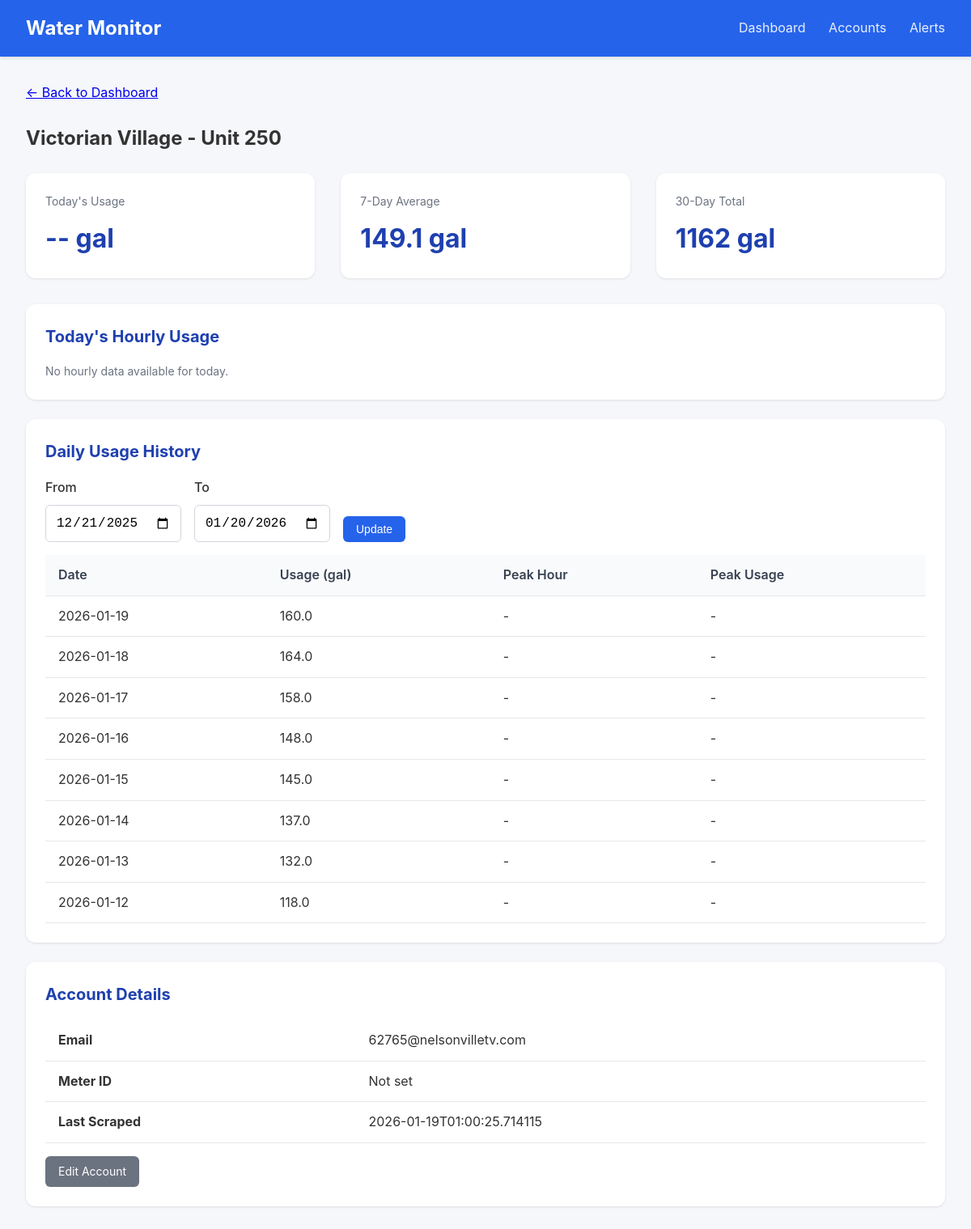
Page /meter/1 on the earlier database version.
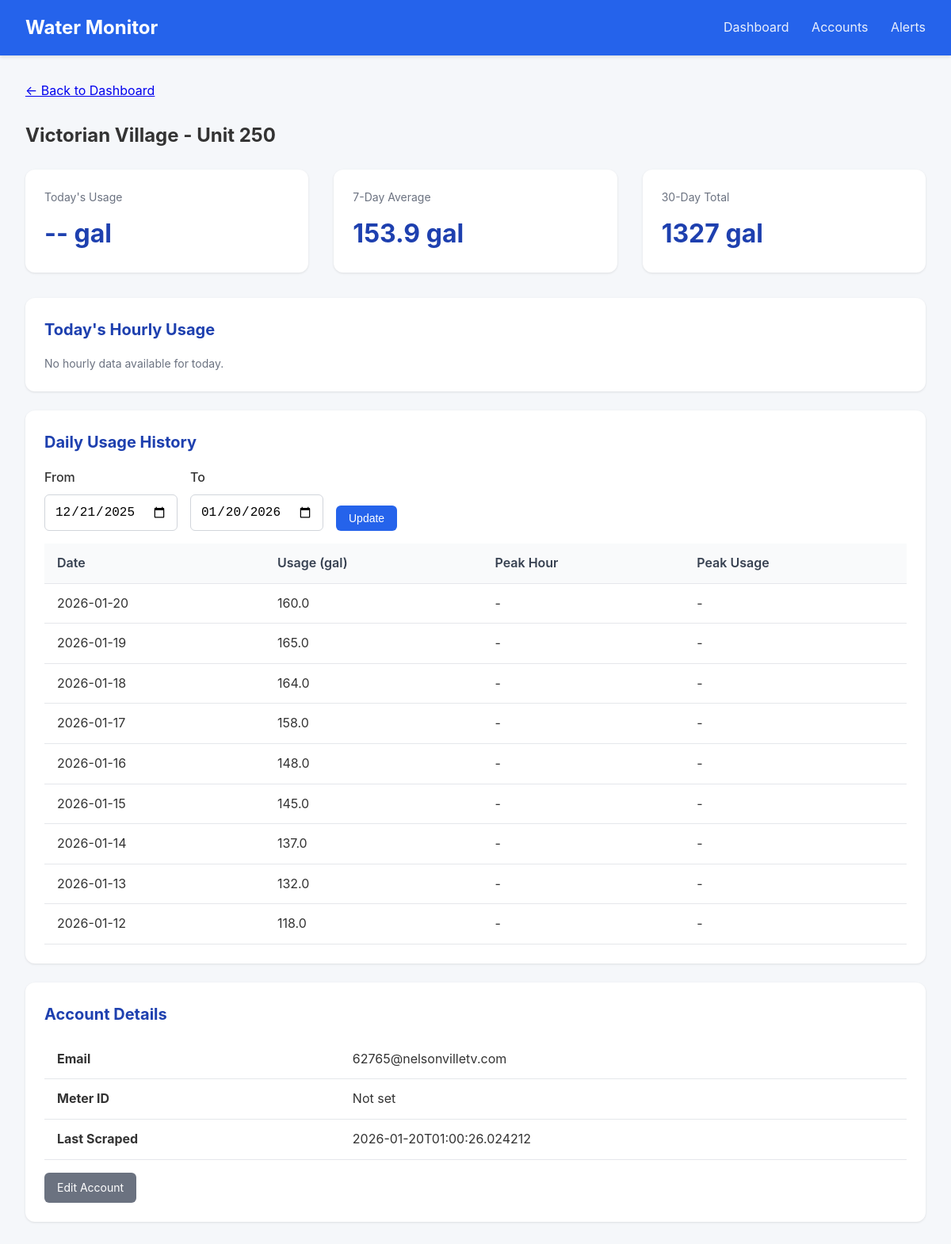
Same page on the later database version.
### tables this page shows
CREATE TABLE accounts (
                id INTEGER PRIMARY KEY AUTOINCREMENT,
                email TEXT UNIQUE NOT NULL,
                password_encrypted TEXT NOT NULL,
                meter_id TEXT,
                account_number TEXT,
                address TEXT,
                building_name TEXT,
                unit_number TEXT,
                is_active INTEGER DEFAULT 1,
                last_scraped TIMESTAMP,
                created_at TIMESTAMP DEFAULT CURRENT_TIMESTAMP
            , avg_12mo REAL, monthly_usage REAL, unit_count INTEGER DEFAULT 1, leak_alerts INTEGER DEFAULT 1, min_overage_pct INTEGER DEFAULT 10);

CREATE TABLE daily_summaries (
                id INTEGER PRIMARY KEY AUTOINCREMENT,
                account_id INTEGER NOT NULL,
                reading_date DATE NOT NULL,
                total_usage_gallons REAL,
                peak_hour INTEGER,
                peak_usage_gallons REAL,
                created_at TIMESTAMP DEFAULT CURRENT_TIMESTAMP,
                FOREIGN KEY (account_id) REFERENCES accounts(id),
                UNIQUE(account_id, reading_date)
            );

### app.py (the view)
@app.route('/meter/<int:account_id>')
def meter_detail(account_id):
    account = db.get_account(account_id)
    if not account:
        flash('Meter not found', 'error')
        return redirect(url_for('dashboard'))
    end_date = date.today()
    start_date = end_date - timedelta(days=30)
    if request.args.get('start_date'):
        start_date = datetime.strptime(request.args.get('start_date'), '%Y-%m-%d').date()
    if request.args.get('end_date'):
        end_date = datetime.strptime(request.args.get('end_date'), '%Y-%m-%d').date()
    daily_data = db.get_daily_summaries(account_id, start_date, end_date)
    hourly_data = db.get_hourly_readings(account_id, date.today())
    return render_template('meter_detail.html',
                           account=account,
                           daily_data=daily_data,
                           hourly_data=hourly_data,
                           start_date=start_date,
                           end_date=end_date)

### database.py (called while the page is built)
@contextmanager
def get_db():
    conn = sqlite3.connect(config.DATABASE_PATH)
    conn.row_factory = sqlite3.Row
    try:
        yield conn
        conn.commit()
    finally:
        conn.close()

def get_account(account_id: int) -> Optional[dict]:
    with get_db() as conn:
        cursor = conn.cursor()
        cursor.execute('SELECT * FROM accounts WHERE id = ?', (account_id,))
        row = cursor.fetchone()
        if row:
            return dict(row)
    return None

def get_hourly_readings(account_id: int, reading_date: date) -> list:
    with get_db() as conn:
        cursor = conn.cursor()
        cursor.execute('''
            SELECT * FROM hourly_readings
            WHERE account_id = ? AND reading_date = ?
            ORDER BY hour
        ''', (account_id, reading_date))
        return [dict(row) for row in cursor.fetchall()]

def get_daily_summaries(account_id: int, start_date: date = None, end_date: date = None) -> list:
    with get_db() as conn:
        cursor = conn.cursor()
        query = 'SELECT * FROM daily_summaries WHERE account_id = ?'
        params = [account_id]
        if start_date:
            query += ' AND reading_date >= ?'
            params.append(start_date)
        if end_date:
            query += ' AND reading_date <= ?'
            params.append(end_date)
        query += ' ORDER BY reading_date DESC'
        cursor.execute(query, params)
        return [dict(row) for row in cursor.fetchall()]

### templates/meter_detail.html (shortened to what this page needs)
{% extends "base.html" %}
{% block content %}
<div style="margin-bottom: 1.5rem;">
    <a href="{{ url_for('dashboard') }}">&larr; Back to Dashboard</a>
</div>
<h2 style="margin-bottom: 1.5rem;">
    {{ account.building_name or 'Unknown Building' }} - Unit {{ account.unit_number or 'N/A' }}
</h2>
<div class="stats">
    <div class="stat-card">
        <div class="label">Today's Usage</div>
        <div class="value">
            {% if daily_data and daily_data[0].reading_date == today %}
                {{ "%.1f"|format(daily_data[0].total_usage_gallons or 0) }} gal
            {% else %}
                -- gal
            {% endif %}
        </div>
    </div>
    <div class="stat-card">
        <div class="label">7-Day Average</div>
        <div class="value">
            {% set week_total = daily_data[:7]|sum(attribute='total_usage_gallons') %}
            {{ "%.1f"|format(week_total / 7) if daily_data else '--' }} gal
        </div>
    </div>
    <div class="stat-card">
        <div class="label">30-Day Total</div>
        <div class="value">
            {% set month_total = daily_data|sum(attribute='total_usage_gallons') %}
            {{ "%.0f"|format(month_total) if daily_data else '--' }} gal
        </div>
    </div>
</div>
<div class="card">
    <h2>Today's Hourly Usage</h2>
    {% if hourly_data %}
    <div style="display: flex; align-items: flex-end; height: 200px; gap: 4px; padding: 1rem 0;">
        {% set max_hourly = hourly_data|map(attribute='usage_gallons')|max or 1 %}
        {% for hour in hourly_data %}
        <div style="flex: 1; display: flex; flex-direction: column; align-items: center;">
            <div style="background: #2563eb; width: 100%;
                        height: {{ (hour.usage_gallons or 0) / max_hourly * 150 }}px;
                        border-radius: 4px 4px 0 0;"></div>
            <div style="font-size: 0.7rem; color: #6b7280; margin-top: 4px;">{{ hour.hour }}</div>
        </div>
        {% endfor %}
    </div>
    <p class="text-muted">Hours (0-23)</p>
    {% else %}
    <p class="text-muted">No hourly data available for today.</p>
    {% endif %}
</div>
<div class="card">
    <h2>Daily Usage History</h2>
    <form method="GET" style="display: flex; gap: 1rem; margin-bottom: 1rem;">
        <div class="form-group" style="margin-bottom: 0;">
            <label for="start_date">From</label>
            <input type="date" id="start_date" name="start_date" value="{{ start_date }}">
        </div>
        <div class="form-group" style="margin-bottom: 0;">
            <label for="end_date">To</label>
            <input type="date" id="end_date" name="end_date" value="{{ end_date }}">
        </div>
        <div class="form-group" style="margin-bottom: 0; display: flex; align-items: flex-end;">
            <button type="submit" class="btn btn-primary">Update</button>
        </div>
    </form>
    {% if daily_data %}
    <table>
        <thead>
            <tr>
                <th>Date</th>
                <th>Usage (gal)</th>
                <th>Peak Hour</th>
                <th>Peak Usage</th>
            </tr>
        </thead>
        <tbody>
            {% for day in daily_data %}
            <tr>
                <td>{{ day.reading_date }}</td>
                <td>{{ "%.1f"|format(day.total_usage_gallons or 0) }}</td>
                <td>{{ day.peak_hour if day.peak_hour is not none else '-' }}{% if day.peak_hour is not none %}:00{% endif %}</td>
                <td>{{ "%.1f"|format(day.peak_usage_gallons or 0) if day.peak_usage_gallons else '-' }}</td>
            </tr>
            {% endfor %}
        </tbody>
    </table>
    {% else %}
    <p class="text-muted">No usage data available for this period.</p>
    {% endif %}
</div>
<div class="card">
    <h2>Account Details</h2>
    <table>
        <tr><td><strong>Email</strong></td><td>{{ account.email }}</td></tr>
        <tr><td><strong>Meter ID</strong></td><td>{{ account.meter_id or 'Not set' }}</td></tr>
        <tr><td><strong>Last Scraped</strong></td><td>{{ account.last_scraped or 'Never' }}</td></tr>
    </table>
    <div class="mt-4">
        <a href="{{ url_for('edit_account', account_id=account.id) }}" class="btn btn-secondary">Edit Account</a>
    </div>
</div>
{% endblock %}

### templates/base.html (shortened to what this page needs)
<!DOCTYPE html>
<html lang="en">
<head>
</head>
<body>
    <div class="navbar">
        <h1>Water Monitor</h1>
        <nav>
            <a href="{{ url_for('dashboard') }}">Dashboard</a>
            <a href="{{ url_for('accounts_list') }}">Accounts</a>
            <a href="{{ url_for('alerts_list') }}">Alerts</a>
        </nav>
    </div>
    <div class="container">
        {% block content %}{% endblock %}
    </div>
</body>
</html>

### templates/base.html (style rules this page uses)
* { box-sizing: border-box; margin: 0; padding: 0; }
body { font-family: -apple-system, BlinkMacSystemFont, 'Segoe UI', Roboto, Oxygen, Ubuntu, sans-serif; background: #f5f7fa; color: #333; line-height: 1.6; }
.navbar { background: #2563eb; color: white; padding: 1rem 2rem; display: flex; justify-content: space-between; align-items: center; box-shadow: 0 2px 4px rgba(0,0,0,0.1); }
.navbar h1 { font-size: 1.5rem; }
.navbar nav a { color: white; text-decoration: none; margin-left: 1.5rem; opacity: 0.9; }
.container { max-width: 1400px; margin: 0 auto; padding: 2rem; }
.card { background: white; border-radius: 12px; box-shadow: 0 1px 3px rgba(0,0,0,0.1); padding: 1.5rem; margin-bottom: 1.5rem; }
.card h2 { margin-bottom: 1rem; color: #1e40af; font-size: 1.25rem; }
.stats { display: flex; gap: 2rem; margin-bottom: 2rem; }
.stat-card { background: white; border-radius: 12px; padding: 1.5rem; box-shadow: 0 1px 3px rgba(0,0,0,0.1); flex: 1; }
.stat-card .label { color: #6b7280; font-size: 0.875rem; margin-bottom: 0.5rem; }
.stat-card .value { font-size: 2rem; font-weight: 700; color: #1e40af; }
table { width: 100%; border-collapse: collapse; }
th, td { padding: 0.75rem 1rem; text-align: left; border-bottom: 1px solid #e5e7eb; }
th { background: #f9fafb; font-weight: 600; color: #374151; }
.btn { display: inline-block; padding: 0.5rem 1rem; border-radius: 6px; text-decoration: none; font-size: 0.875rem; cursor: pointer; border: none; }
.btn-primary { background: #2563eb; color: white; }
.btn-secondary { background: #6b7280; color: white; }
.form-group { margin-bottom: 1rem; }
.form-group label { display: block; margin-bottom: 0.5rem; font-weight: 500; }
.form-group input, .form-group select { width: 100%; padding: 0.75rem; border: 1px solid #d1d5db; border-radius: 6px; font-size: 1rem; }
.text-muted { color: #6b7280; font-size: 0.875rem; }
.mt-4 { margin-top: 1rem; }

Differences in the rows shown:
removed daily_summaries: reading_date "2026-01-19", total_usage_gallons "160.0", peak_hour "-", peak_usage_gallons "-"
changed accounts "Victorian Village": last_scraped "2026-01-19T01:00:25.714115" → "2026-01-20T01:00:26.024212"
added daily_summaries: reading_date "2026-01-20", total_usage_gallons "160.0", peak_hour "-", peak_usage_gallons "-"
added daily_summaries: reading_date "2026-01-19", total_usage_gallons "165.0", peak_hour "-", peak_usage_gallons "-"
Other differences:
{{ "%.1f"|format(week_total / 7) if daily_data else '--' }}: "149.1" → "153.9"
{{ "%.0f"|format(month_total) if daily_data else '--' }}: "1162" → "1327"
